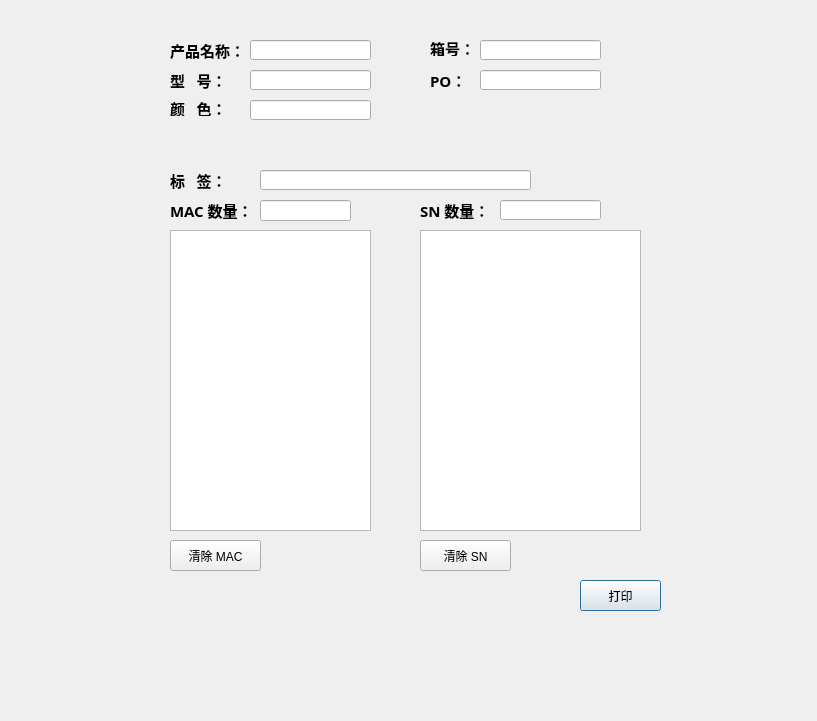
<?xml version="1.0" encoding="UTF-8"?>
<ui version="4.0">
 <class>Dialogdow</class>
 <widget class="QDialog" name="Dialogdow">
  <property name="geometry">
   <rect>
    <x>0</x>
    <y>0</y>
    <width>817</width>
    <height>721</height>
   </rect>
  </property>
  <property name="windowTitle">
   <string>Dialog</string>
  </property>
  <widget class="QPlainTextEdit" name="plainTextEdit">
   <property name="geometry">
    <rect>
     <x>170</x>
     <y>230</y>
     <width>201</width>
     <height>301</height>
    </rect>
   </property>
  </widget>
  <widget class="QLabel" name="label">
   <property name="geometry">
    <rect>
     <x>170</x>
     <y>200</y>
     <width>81</width>
     <height>21</height>
    </rect>
   </property>
   <property name="font">
    <font>
     <family>Aharoni</family>
     <pointsize>11</pointsize>
     <weight>75</weight>
     <bold>true</bold>
    </font>
   </property>
   <property name="text">
    <string>MAC 数量：</string>
   </property>
  </widget>
  <widget class="QLineEdit" name="lineEdit">
   <property name="geometry">
    <rect>
     <x>260</x>
     <y>200</y>
     <width>91</width>
     <height>21</height>
    </rect>
   </property>
  </widget>
  <widget class="QPushButton" name="priBtn">
   <property name="geometry">
    <rect>
     <x>580</x>
     <y>580</y>
     <width>81</width>
     <height>31</height>
    </rect>
   </property>
   <property name="text">
    <string>打印</string>
   </property>
  </widget>
  <widget class="QPushButton" name="clearBtn">
   <property name="geometry">
    <rect>
     <x>170</x>
     <y>540</y>
     <width>91</width>
     <height>31</height>
    </rect>
   </property>
   <property name="text">
    <string>清除 MAC</string>
   </property>
  </widget>
  <widget class="QLabel" name="label_3">
   <property name="geometry">
    <rect>
     <x>170</x>
     <y>40</y>
     <width>81</width>
     <height>20</height>
    </rect>
   </property>
   <property name="font">
    <font>
     <family>Aharoni</family>
     <pointsize>11</pointsize>
     <weight>75</weight>
     <bold>true</bold>
    </font>
   </property>
   <property name="text">
    <string>产品名称：</string>
   </property>
  </widget>
  <widget class="QLabel" name="label_4">
   <property name="geometry">
    <rect>
     <x>430</x>
     <y>40</y>
     <width>51</width>
     <height>16</height>
    </rect>
   </property>
   <property name="font">
    <font>
     <family>Aharoni</family>
     <pointsize>11</pointsize>
     <weight>75</weight>
     <bold>true</bold>
    </font>
   </property>
   <property name="text">
    <string>箱号：</string>
   </property>
  </widget>
  <widget class="QLineEdit" name="lineEdit_box">
   <property name="geometry">
    <rect>
     <x>480</x>
     <y>40</y>
     <width>121</width>
     <height>20</height>
    </rect>
   </property>
  </widget>
  <widget class="QLabel" name="label_5">
   <property name="geometry">
    <rect>
     <x>170</x>
     <y>100</y>
     <width>81</width>
     <height>16</height>
    </rect>
   </property>
   <property name="font">
    <font>
     <family>Aharoni</family>
     <pointsize>11</pointsize>
     <weight>75</weight>
     <bold>true</bold>
    </font>
   </property>
   <property name="text">
    <string>颜   色：</string>
   </property>
  </widget>
  <widget class="QLineEdit" name="lineEdit_color">
   <property name="geometry">
    <rect>
     <x>250</x>
     <y>100</y>
     <width>121</width>
     <height>20</height>
    </rect>
   </property>
  </widget>
  <widget class="QPlainTextEdit" name="plainTextEdit_SN">
   <property name="geometry">
    <rect>
     <x>420</x>
     <y>230</y>
     <width>221</width>
     <height>301</height>
    </rect>
   </property>
  </widget>
  <widget class="QLabel" name="label_6">
   <property name="geometry">
    <rect>
     <x>420</x>
     <y>200</y>
     <width>71</width>
     <height>21</height>
    </rect>
   </property>
   <property name="font">
    <font>
     <family>Aharoni</family>
     <pointsize>11</pointsize>
     <weight>75</weight>
     <bold>true</bold>
    </font>
   </property>
   <property name="text">
    <string>SN 数量：</string>
   </property>
  </widget>
  <widget class="QLineEdit" name="lineEdit_SNsum">
   <property name="geometry">
    <rect>
     <x>500</x>
     <y>200</y>
     <width>101</width>
     <height>20</height>
    </rect>
   </property>
  </widget>
  <widget class="QPushButton" name="clearBtn_SN">
   <property name="geometry">
    <rect>
     <x>420</x>
     <y>540</y>
     <width>91</width>
     <height>31</height>
    </rect>
   </property>
   <property name="text">
    <string>清除 SN</string>
   </property>
  </widget>
  <widget class="QLabel" name="label_2">
   <property name="geometry">
    <rect>
     <x>170</x>
     <y>70</y>
     <width>71</width>
     <height>21</height>
    </rect>
   </property>
   <property name="font">
    <font>
     <family>Aharoni</family>
     <pointsize>11</pointsize>
     <weight>75</weight>
     <bold>true</bold>
    </font>
   </property>
   <property name="text">
    <string>型   号：</string>
   </property>
  </widget>
  <widget class="QLineEdit" name="lineEdit_mode">
   <property name="geometry">
    <rect>
     <x>250</x>
     <y>70</y>
     <width>121</width>
     <height>20</height>
    </rect>
   </property>
  </widget>
  <widget class="QLabel" name="label_7">
   <property name="geometry">
    <rect>
     <x>430</x>
     <y>70</y>
     <width>71</width>
     <height>21</height>
    </rect>
   </property>
   <property name="font">
    <font>
     <family>Aharoni</family>
     <pointsize>11</pointsize>
     <weight>75</weight>
     <bold>true</bold>
    </font>
   </property>
   <property name="text">
    <string>PO：</string>
   </property>
  </widget>
  <widget class="QLineEdit" name="lineEdit_po">
   <property name="geometry">
    <rect>
     <x>480</x>
     <y>70</y>
     <width>121</width>
     <height>20</height>
    </rect>
   </property>
  </widget>
  <widget class="QLabel" name="label_8">
   <property name="geometry">
    <rect>
     <x>170</x>
     <y>170</y>
     <width>81</width>
     <height>21</height>
    </rect>
   </property>
   <property name="font">
    <font>
     <family>Aharoni</family>
     <pointsize>11</pointsize>
     <weight>75</weight>
     <bold>true</bold>
    </font>
   </property>
   <property name="text">
    <string>标   签：</string>
   </property>
  </widget>
  <widget class="QLineEdit" name="lineEdit_input">
   <property name="geometry">
    <rect>
     <x>260</x>
     <y>170</y>
     <width>271</width>
     <height>20</height>
    </rect>
   </property>
  </widget>
  <widget class="QLineEdit" name="lineEdit_name">
   <property name="geometry">
    <rect>
     <x>250</x>
     <y>40</y>
     <width>121</width>
     <height>20</height>
    </rect>
   </property>
  </widget>
 </widget>
 <resources/>
 <connections/>
</ui>
